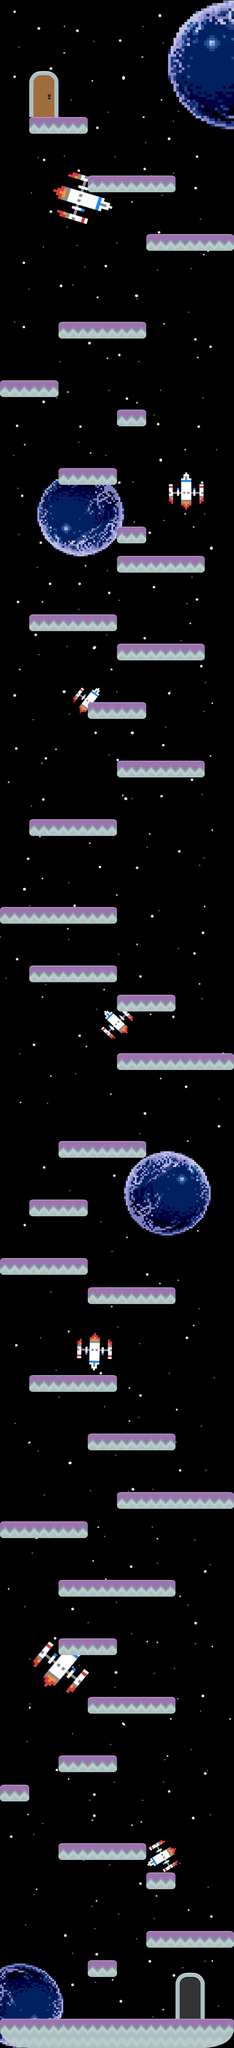

This game map was drawn from its Tiled (.tmx) file and the tilesets committed beside it. A one-line description and the full map source follow:
An orthogonal 8x70 tile map with 70x70 px tiles, 1 tile layer (Capa de Patrones 1), 1 image layer.

<map version="1.0" orientation="orthogonal" renderorder="right-down" width="8" height="70" tilewidth="70" tileheight="70" nextobjectid="1">
 <tileset firstgid="1" name="1tiles_spritesheet" tilewidth="70" tileheight="70" spacing="2" margin="2" tilecount="156" columns="12">
  <image source="1tiles_spritesheet.png" width="916" height="938" />
 </tileset>
 <imagelayer name="bg">
  <image source="bg/bg_lvl_2.png" width="560" height="4900" />
 </imagelayer>
 <layer name="Capa de Patrones 1" width="8" height="70">
  <data encoding="csv">
0,0,0,0,0,0,0,0,
0,0,0,0,0,0,0,0,
0,70,0,0,0,0,0,0,
0,82,0,0,0,0,0,0,
0,15,146,0,0,0,0,0,
0,0,0,0,0,0,0,0,
0,0,0,15,3,146,0,0,
0,0,0,0,0,0,0,0,
0,0,0,0,0,15,3,146,
0,0,0,0,0,0,0,0,
0,0,0,0,0,0,0,0,
0,0,15,3,146,0,0,0,
0,0,0,0,0,0,0,0,
15,146,0,0,0,0,0,0,
0,0,0,0,27,0,0,0,
0,0,0,0,0,0,0,0,
0,0,15,146,0,0,0,0,
0,0,0,0,0,0,0,0,
0,0,0,0,27,0,0,0,
0,0,0,0,15,3,146,0,
0,0,0,0,0,0,0,0,
0,15,3,146,0,0,0,0,
0,0,0,0,15,3,146,0,
0,0,0,0,0,0,0,0,
0,0,0,15,146,0,0,0,
0,0,0,0,0,0,0,0,
0,0,0,0,15,3,146,0,
0,0,0,0,0,0,0,0,
0,15,3,146,0,0,0,0,
0,0,0,0,0,0,0,0,
0,0,0,0,0,0,0,0,
15,3,3,146,0,0,0,0,
0,0,0,0,0,0,0,0,
0,15,3,146,0,0,0,0,
0,0,0,0,15,146,0,0,
0,0,0,0,0,0,0,0,
0,0,0,0,15,3,3,146,
0,0,0,0,0,0,0,0,
0,0,0,0,0,0,0,0,
0,0,15,3,146,0,0,0,
0,0,0,0,0,0,0,0,
0,15,146,0,0,0,0,0,
0,0,0,0,0,0,0,0,
15,3,146,0,0,0,0,0,
0,0,0,15,3,146,0,0,
0,0,0,0,0,0,0,0,
0,0,0,0,0,0,0,0,
0,15,3,146,0,0,0,0,
0,0,0,0,0,0,0,0,
0,0,0,15,3,146,0,0,
0,0,0,0,0,0,0,0,
0,0,0,0,15,3,3,146,
15,3,146,0,0,0,0,0,
0,0,0,0,0,0,0,0,
0,0,15,3,3,146,0,0,
0,0,0,0,0,0,0,0,
0,0,15,146,0,0,0,0,
0,0,0,0,0,0,0,0,
0,0,0,15,3,146,0,0,
0,0,0,0,0,0,0,0,
0,0,15,146,0,0,0,0,
27,0,0,0,0,0,0,0,
0,0,0,0,0,0,0,0,
0,0,15,3,146,0,0,0,
0,0,0,0,0,27,0,0,
0,0,0,0,0,0,0,0,
0,0,0,0,0,15,3,146,
0,0,0,27,0,0,46,0,
0,0,0,0,0,0,58,0,
75,74,74,74,74,74,74,51
</data>
 </layer>
</map>
